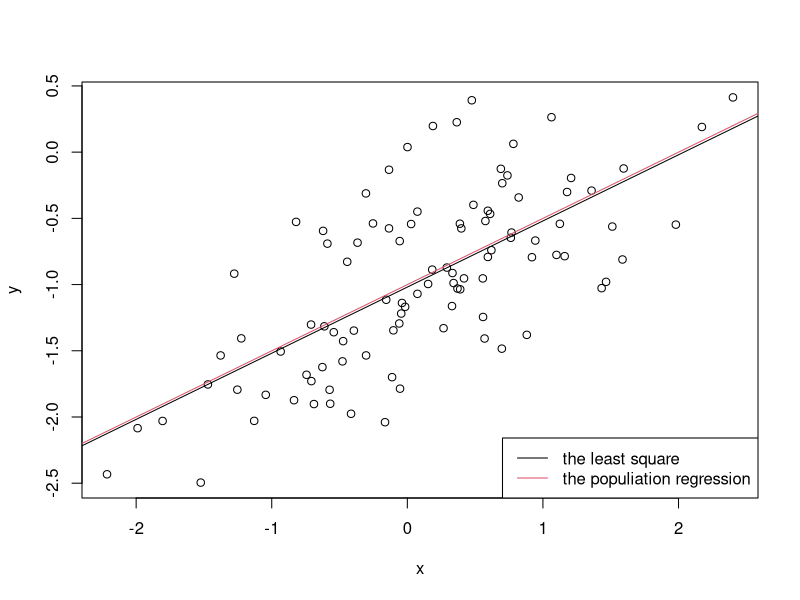
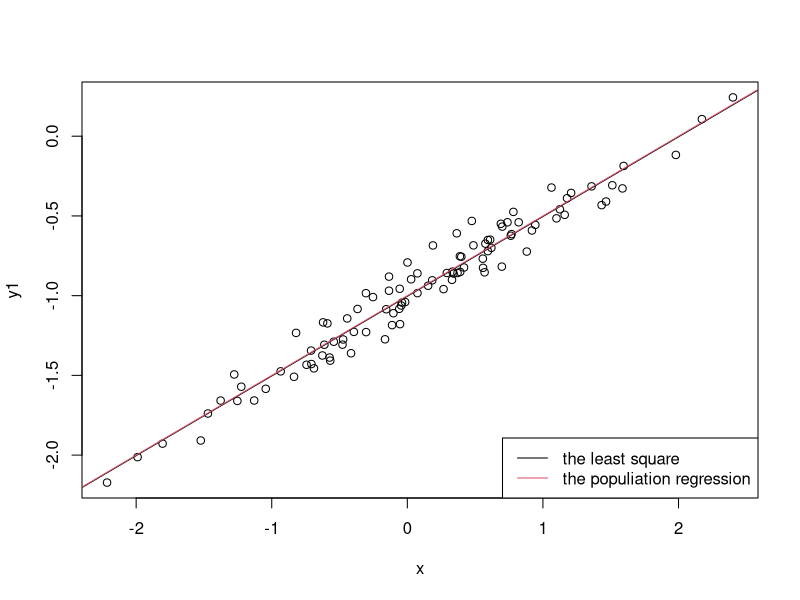
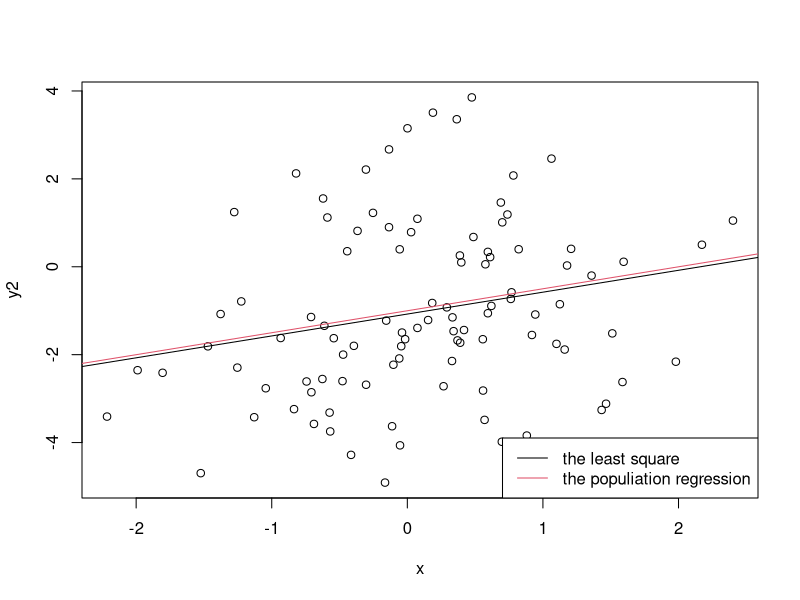
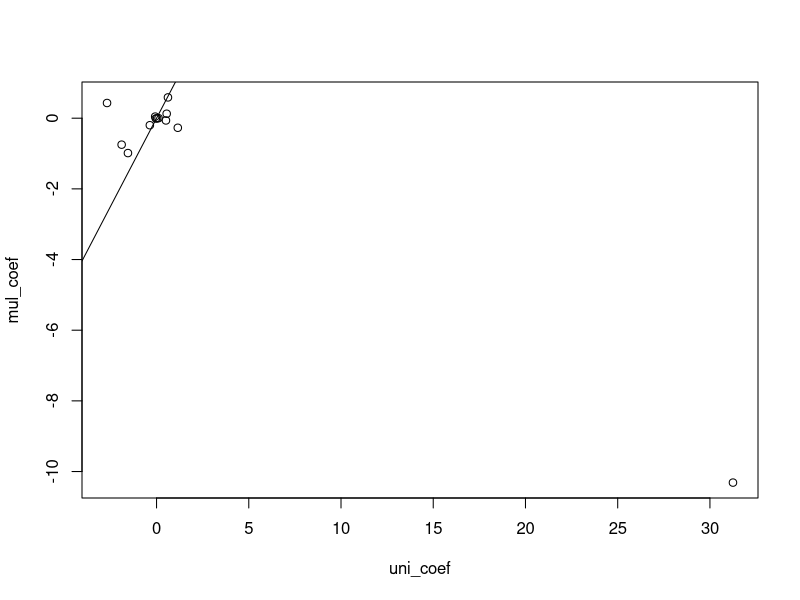

The R script that drew these images, in order:
## ---- chunk 1
set.seed(1)
x <- rnorm(100,0,1)
eps <- rnorm(100,0,sqrt(0.25))
y <- -1+0.5*x+eps
length(y)
## ---- chunk 2
plot(x,y)
fit1 <- lm(y~x)
summary(fit1)
abline(fit1)
abline(a=-1,b=0.5,col=2)
legend("bottomright",c("the least square","the populiation regression"),col=c(1,2),lty=1)
## ---- chunk 3
fit2 <- lm(y~x+I(x^2))
summary(fit2)
## ---- chunk 4
set.seed(1)
x <- rnorm(100,0,1)
eps1 <- rnorm(100,0,sqrt(0.01))
y1 <- -1+0.5*x+eps1
plot(x,y1)
summary(lm(y1~x))
abline(lm(y1~x))
abline(a=-1,b=0.5,col=2)
legend("bottomright",c("the least square","the populiation regression"),col=c(1,2),lty=1)
## ---- chunk 5
set.seed(1)
x <- rnorm(100,0,1)
eps2 <- rnorm(100,0,sqrt(4))
y2 <- -1+0.5*x+eps2
plot(x,y2)
summary(lm(y2~x))
abline(lm(y2~x))
abline(a=-1,b=0.5,col=2)
legend("bottomright",c("the least square","the populiation regression"),col=c(1,2),lty=1)
## ---- chunk 6
confint(fit1)
confint(lm(y1~x))
confint(lm(y2~x))
## ---- chunk 7
library(MASS)
## ---- chunk 8
uni_fit <- apply(Boston[2:14],2,function(x){lm(Boston$crim~x)})
lapply(uni_fit,summary)
uni_coef <- c()
for(i in 1:13)uni_coef[i] <- coef(uni_fit[[i]])[2]
## ---- chunk 9
mul_fit <- lm(crim~.,data = Boston)
summary(mul_fit)
mul_coef <- coef(mul_fit)[-1]
plot(uni_coef,mul_coef)
abline(a=0,b=1)
## ---- chunk 10
apply(Boston[2:14],2,function(x){summary(lm(Boston$crim~x+I(x^2)+I(x^3)))})
